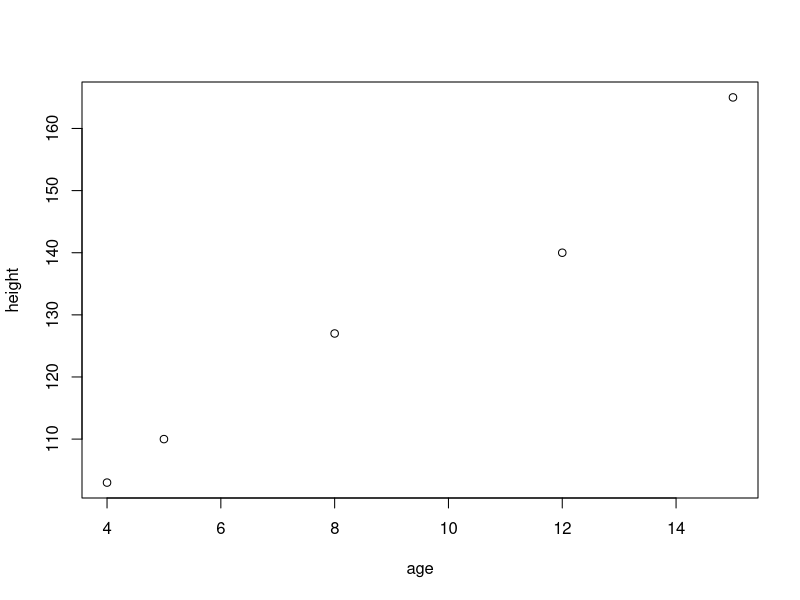

The R source for this figure:
## ---- chunk 1
options(htmltools.dir.version = FALSE)
## ---- chunk 2
# Defining the age of five subjects
age <- c(5, 8, 12, 15, 4)
age
## ---- chunk 3
# Defining the age of five subjects
height <- c(110, 127, 140, 165, 103)
height
## ---- chunk 4

plot(age, height)
